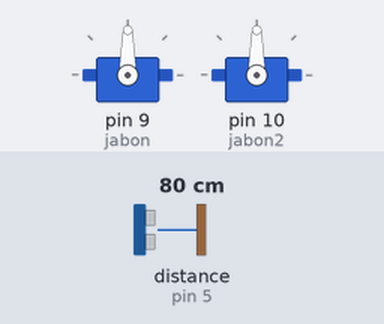
The sketch below on a simulated Arduino Uno, built with avr-gcc and run on an emulated ATmega328P. On the bench: 2 × servo. Wiring (inferred from the names in the program): ultrasonic range finder: trigger pin 6; echo pin 5. Inputs (shaded band) come from the test bench; at power-on: distance to the obstacle (sensor on pin 5) 80 cm. The echo pulse lasts 58.3 µs per cm; what the sketch prints to the serial monitor is not drawn.

Above: at 0.05 s.
Timing chart, 0 to 3.0 s (numbered marks = the images above):
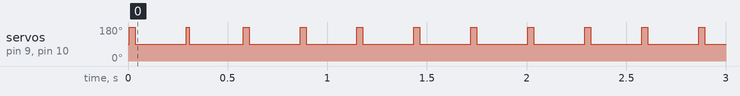

Measured:
- by itself, servo on pin 9 (jabon), servo on pin 10 (jabon2): alternates 180° for 0.03 s and 90° for 0.26 s

The sketch:

dispensador_anticovid19_HCSR04_es.ino
```cpp
// (licence header left out)
#include <Servo.h>                              //incluyo la biblioteca de servos para facilitar su uso

const int EcoPin = 5;                          //declaro pin de emision de la onda sonica
const int DisparoPin = 6;                       //declaro pin de sensor de la onda sonica
int pos = 1500;                              //valor posicion de ambos servos

Servo jabon;                                    //crea un objeto para controlar el servo
Servo jabon2;

void setup()                                    //funcion de pre-configuracion al inicio, solo se ejecuta 1 vez
{
  pinMode(DisparoPin, OUTPUT);                 //Declaro pin del emisor como salida
  pinMode(EcoPin, INPUT);                      //Declaro pin del sensor como entrada
  jabon.attach(9,1000,2000);                             //vincular pin 9 a servo 1, valor minimo 1000 microsegs de giro hasta 2000 microsegs(0-180º)
  jabon2.attach(10,1000,2000);                           //vincular pin10 a servo 2, valor minimo 1000 microsegs de giro hasta 2000 microsegs(0-180º)
  Serial.begin(9600);                           //Inicio puerto de comunicaciones a velocidad de datos - 9600 baudios
  jabon.write(pos);                             //posicion inicial central para el servo 1, valor escala 0-180 grados basandose entre 1000microseg y 2000microseg
  jabon2.write(pos);                            //posicion inicial central para el servo 2, valor escala 0-180 grados b..
}

void loop()                                      //funcion cíclica en la que se centran las tareas que realizara el arduino en bucle, se ejecuta infinitamente
{
  int cm = ping(DisparoPin, EcoPin);             //creo valor entero cm y le vinculo el valor de la funcion externa ping nombrando pines del sensor ultrasonico
  Serial.print("Distancia: ");                   //imprime por el puerto de comunicaciones serie el texto para encabezar el valor de cm
  Serial.println(cm);                            //imprime valor de distancia

  if (cm <= 6)                                   //si la distancia de la mano es menor o igual de 6cm apretar expendedor de jabon o alcohol
  {
        for (pos = 1500; pos <= 2000; pos += 500)                //valor pos va de 90 a 180 grados en un paso de 500 microsegs
      {
        jabon.writeMicroseconds(pos);                                //posiciona servo segun el valor de pos
        jabon2.writeMicroseconds(pos);                               //posiciona servo2 segun el valor de pos
        delay(15);                                            //espera 15 milisegundos para que el servo vaya a la posicion
      }
  }

  else                                                       //si no se detecta la proximidad, volver al estado inicial
  {
        for (pos = 2000; pos >= 1500; pos -= 500)               //valor pos va de 180 a 0 grados en un paso de 500 microsegs
      {
        jabon.writeMicroseconds(pos);                               //posiciona servo1 segun valor de pos
        jabon2.writeMicroseconds(pos);                              //posiciona servo2 segun valor de pos
        delay(15);                                      //espera 15 milisegundos para que el servo2 vaya a la posicion
      }
  }

  delay(250);                                    //dar un cuarto de segundo de pausa de interrupcion de refresco
}

int ping(int DisparoPin, int EcoPin)            //creo el entero ping que constara del tiempo de la emision y recepcion de la onda para determinar la distancia en cm
{
  long duracion, distanciaCm;                   //creo dos valores largos para introducir las mediciones de la duracion de la onda y el resultado de la distancia

  digitalWrite(DisparoPin, LOW);                 //para generar un pulso limpio pongo a LOW 4 microsegundos
  delayMicroseconds(4);
  digitalWrite(DisparoPin, HIGH);                //genero disparo de 10 microsegundos
  delayMicroseconds(10);
  digitalWrite(DisparoPin, LOW);                 //apago emisor de pulso sonico

  duracion = pulseIn(EcoPin, HIGH);              //medimos el tiempo entre pulsos, en microsegundos

  distanciaCm = duracion * 10 / 292/ 2;             //convertimos a distancia, en cm
  return distanciaCm;                               //vuelve arriba hasta el valor distanciaCm para repetir el proceso y refrescar valor
}
```
